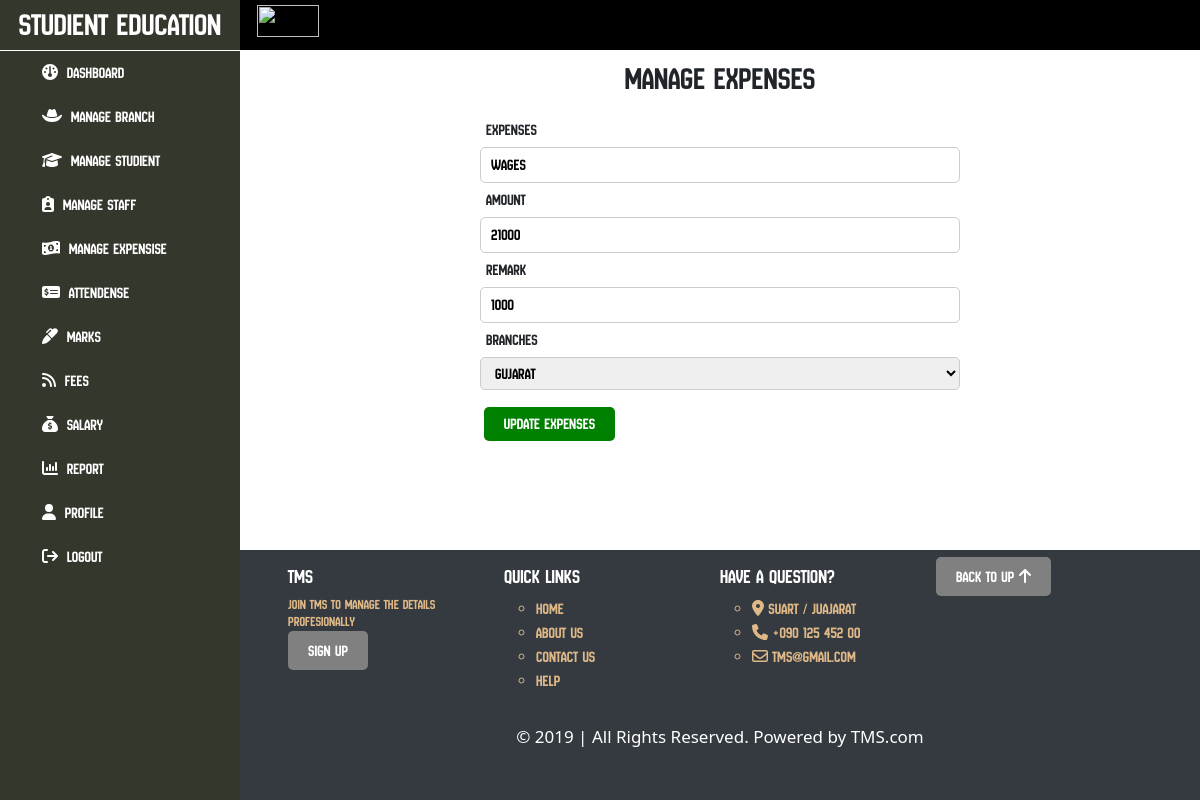
The page /presentation/editExpenses.php?expensesId=2 on the database its author committed.
### tables this page shows
CREATE TABLE `tbl_expenses` (
  `expensesId` int(11) NOT NULL,
  `expenses` varchar(250) DEFAULT NULL,
  `amt` int(10) DEFAULT NULL,
  `date` date DEFAULT NULL,
  `remark` varchar(250) DEFAULT NULL,
  `branchId` int(11) DEFAULT NULL,
  `tutionId` int(11) DEFAULT NULL,
  `expensesActive` int(1) DEFAULT 1
);

CREATE TABLE `tbl_branch` (
  `branchId` int(11) NOT NULL,
  `address` varchar(250) DEFAULT NULL,
  `state` varchar(250) DEFAULT NULL,
  `city` varchar(200) DEFAULT NULL,
  `phone` varchar(250) DEFAULT NULL,
  `tutionId` int(11) DEFAULT NULL,
  `branchActive` int(1) DEFAULT 1
);

### presentation/editExpenses.php (the view, shortened to what this page needs)
<?php
include_once("../master/sections/headerAdmin.php");
include_once("../master/sections/links.php");
include_once("../master/sections/content.php");
if (isset($_GET['expensesId'])) {
    $expensesId = $_GET['expensesId'];
    $fetchExpenses = $conn->query("SELECT  tbl_expenses.branchId,tbl_expenses.expensesId,tbl_expenses.expenses,tbl_expenses.amt,tbl_expenses.remark,tbl_expenses.expensesId,tbl_branch.city,tbl_tution.tutionId FROM ((
        tbl_expenses INNER JOIN tbl_branch USING(branchId))
        INNER JOIN tbl_tution ON tbl_expenses.tutionId = tbl_tution.tutionId )
         WHERE expensesActive = 1 AND expensesId = $expensesId")->fetchAll(PDO::FETCH_ASSOC);
}
?>
<h2>Manage Expenses</h2>
<div class="addRow">
    <form action="<?php echo $_SERVER['PHP_SELF']; ?>" method="post">
        <div class="row">
            <span>Expenses</span>
            <input type="text" name="expenses" value="<?php echo $fetchExpenses[0]['expenses'] ?>" />
        </div>
        <div class="row">
            <span>Amount</span>
            <input type="number" name="amount" value="<?php echo $fetchExpenses[0]['amt'] ?>" />
        </div>
        <div class="row">
            <span>Remark</span>
            <input type="text" name="remark" value="<?php echo $fetchExpenses[0]['remark'] ?>" />
        </div>
        <div class="row">
            <span>Branches</span>
            <select name="branchId" id="">
                <?php
                $allBranches = $conn->query("SELECT * FROM tbl_branch");
                while ($row = $allBranches->fetch()):
                ?>
                    <option <?php if($row['branchId'] == $fetchExpenses[0]['branchId']){ echo "selected"; } ?> value="<?php echo $row['branchId']; ?>"><?php echo $row['state']; ?></option>
                <?php endwhile; ?>
            </select>
        </div>
        <input type="submit" value="Update Expenses" class="">
    </form>
</div>
<?php
include_once("../master/sections/footerAdmin.php");
include_once("../master/sections/endAdmin.php");
?>

### master/css/mainAdmin.css (style rules this page uses)
* { margin: 0px; padding: 0px; box-sizing: border-box; }
:root { --main-font: "NewAmsterdam-Regular"; --sub-font: "SUSE-Regular"; --header-color: #343A40; --footer-color: #343A40; }
div.mainContainer .contents div.content h2 { text-align: center; padding: 10px 0px 10px; }
div.mainContainer .contents div.content div.addRow { width: 60%; margin: 1% auto; }
div.mainContainer .contents div.content div.addRow div.row input,div.mainContainer .contents div.content div.addRow div.row select { width: 80% !important; margin: 5px auto; padding: 5px 10px; border-radius: 5px; outline: none; border: 1px solid #ccc; transition: all 0.2s ease; }
div.mainContainer .contents div.content div.addRow div.row span { margin-left: 9%; }
div.mainContainer .contents div.content div.addRow input[type="submit"] { margin-left: 9% !important; margin-top: 2%; margin-bottom: 3%; background-color: green; outline: none; border: 0px; padding: 5px 20px; border-radius: 5px; cursor: pointer; color: white; transition: all 0.2s linear; }

### rows shown on the page
tbl_expenses: expenses "Wages", amount "21000", remark "1000", branchId "Gujarat"
